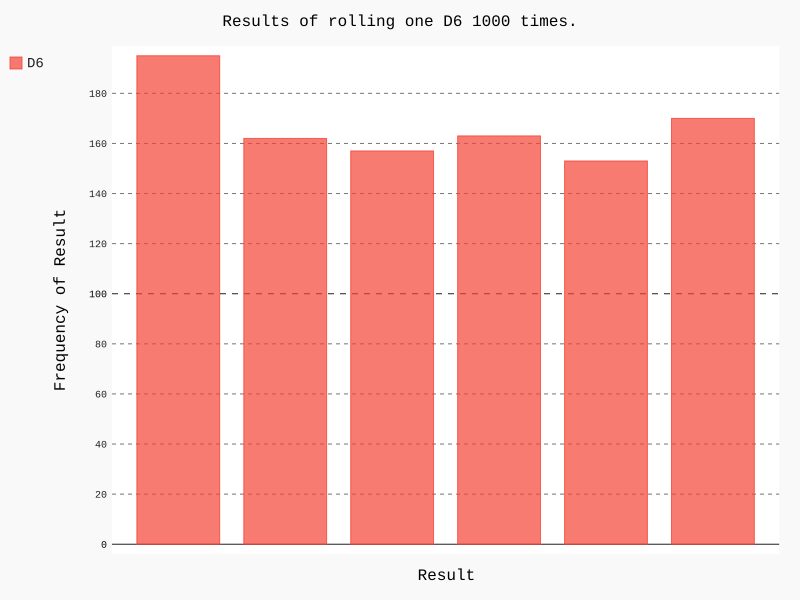

This figure's Python source:
import pygal

from die import Die
from sum_num import sum_2

#创建两个D6骰子
die = Die()

#掷几次骰子，并将结果存储在一个列表中
results = []
for roll_num in range(1000):
    result = die.roll()
    results.append(result)

#分析结果
frequencies = []
for value in range(1,die.num_sides+1):
    frequency = results.count(value)
    frequencies.append(frequency)

#对结果进行可视化
hist = pygal.Bar()

hist.title = "Results of rolling one D6 1000 times."
hist.x_labels = sum_2(6,0)
hist.x_title = "Result"
hist.y_title = "Frequency of Result"
hist.add('D6',frequencies)
hist.render_to_file('die_visual.svg')

# print(frequencies)
